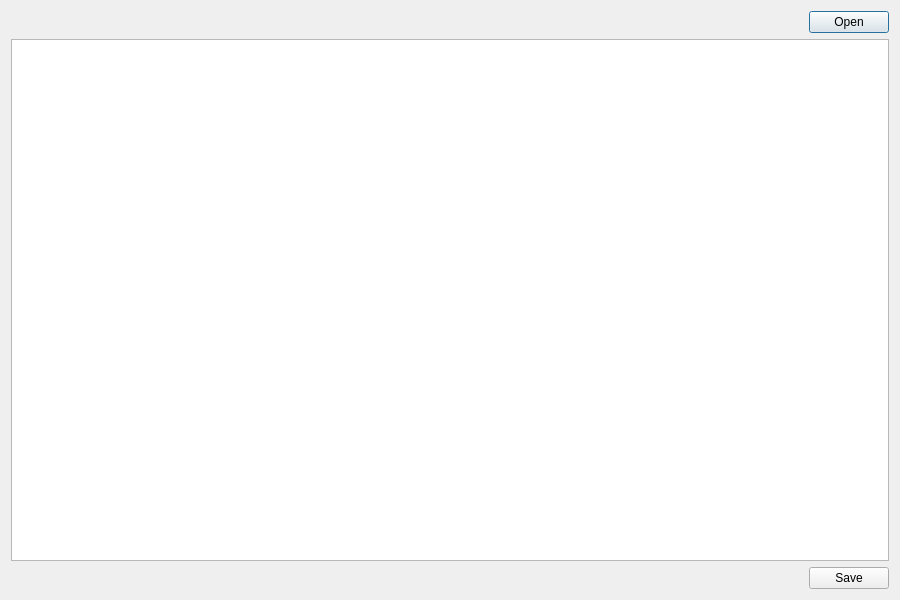
<?xml version="1.0" encoding="UTF-8"?>
<ui version="4.0">
 <class>Dialoginertdata</class>
 <widget class="QDialog" name="Dialoginertdata">
  <property name="geometry">
   <rect>
    <x>0</x>
    <y>0</y>
    <width>900</width>
    <height>600</height>
   </rect>
  </property>
  <property name="windowTitle">
   <string>Dialog</string>
  </property>
  <layout class="QVBoxLayout" name="verticalLayout">
   <item>
    <layout class="QHBoxLayout" name="horizontalLayout">
     <item>
      <spacer name="horizontalSpacer">
       <property name="orientation">
        <enum>Qt::Horizontal</enum>
       </property>
       <property name="sizeHint" stdset="0">
        <size>
         <width>40</width>
         <height>20</height>
        </size>
       </property>
      </spacer>
     </item>
     <item>
      <widget class="QPushButton" name="pushButtonopen">
       <property name="text">
        <string>Open</string>
       </property>
      </widget>
     </item>
    </layout>
   </item>
   <item>
    <widget class="QTableView" name="tableView">
     <property name="palette">
      <palette>
       <active>
        <colorrole role="Text">
         <brush brushstyle="SolidPattern">
          <color alpha="255">
           <red>255</red>
           <green>0</green>
           <blue>127</blue>
          </color>
         </brush>
        </colorrole>
       </active>
       <inactive>
        <colorrole role="Text">
         <brush brushstyle="SolidPattern">
          <color alpha="255">
           <red>255</red>
           <green>0</green>
           <blue>127</blue>
          </color>
         </brush>
        </colorrole>
       </inactive>
       <disabled>
        <colorrole role="Text">
         <brush brushstyle="SolidPattern">
          <color alpha="255">
           <red>120</red>
           <green>120</green>
           <blue>120</blue>
          </color>
         </brush>
        </colorrole>
       </disabled>
      </palette>
     </property>
     <property name="font">
      <font>
       <pointsize>10</pointsize>
       <weight>75</weight>
       <bold>true</bold>
      </font>
     </property>
     <property name="layoutDirection">
      <enum>Qt::RightToLeft</enum>
     </property>
    </widget>
   </item>
   <item>
    <layout class="QHBoxLayout" name="horizontalLayout_2">
     <item>
      <spacer name="horizontalSpacer_2">
       <property name="orientation">
        <enum>Qt::Horizontal</enum>
       </property>
       <property name="sizeHint" stdset="0">
        <size>
         <width>40</width>
         <height>20</height>
        </size>
       </property>
      </spacer>
     </item>
     <item>
      <widget class="QPushButton" name="pushButtonSave">
       <property name="text">
        <string>Save</string>
       </property>
       <property name="shortcut">
        <string>F1</string>
       </property>
      </widget>
     </item>
    </layout>
   </item>
  </layout>
 </widget>
 <resources/>
 <connections/>
</ui>
